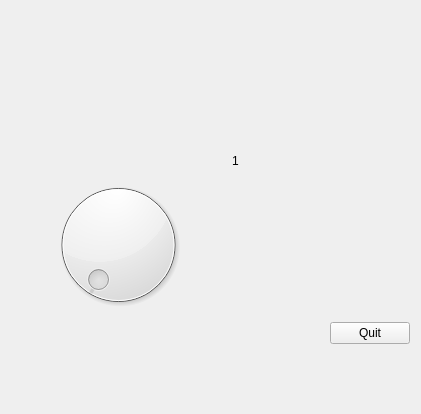
<?xml version="1.0" encoding="UTF-8"?>
<ui version="4.0">
 <class>Widget</class>
 <widget class="QWidget" name="Widget">
  <property name="geometry">
   <rect>
    <x>0</x>
    <y>0</y>
    <width>421</width>
    <height>414</height>
   </rect>
  </property>
  <property name="windowTitle">
   <string>Widget</string>
  </property>
  <layout class="QGridLayout" name="gridLayout" rowstretch="1,0,1,0" columnstretch="3,0,1,0">
   <property name="bottomMargin">
    <number>70</number>
   </property>
   <item row="1" column="1">
    <widget class="QLabel" name="labelNum">
     <property name="enabled">
      <bool>true</bool>
     </property>
     <property name="styleSheet">
      <string notr="true"/>
     </property>
     <property name="text">
      <string>1</string>
     </property>
    </widget>
   </item>
   <item row="2" column="0">
    <widget class="QDial" name="dial">
     <property name="styleSheet">
      <string notr="true">margin-left:40px</string>
     </property>
    </widget>
   </item>
   <item row="3" column="3">
    <widget class="QPushButton" name="pushButton">
     <property name="text">
      <string>Quit</string>
     </property>
    </widget>
   </item>
   <item row="0" column="1">
    <spacer name="verticalSpacer">
     <property name="orientation">
      <enum>Qt::Vertical</enum>
     </property>
     <property name="sizeHint" stdset="0">
      <size>
       <width>20</width>
       <height>40</height>
      </size>
     </property>
    </spacer>
   </item>
  </layout>
 </widget>
 <resources/>
 <connections>
  <connection>
   <sender>pushButton</sender>
   <signal>clicked()</signal>
   <receiver>Widget</receiver>
   <slot>close()</slot>
   <hints>
    <hint type="sourcelabel">
     <x>468</x>
     <y>389</y>
    </hint>
    <hint type="destinationlabel">
     <x>458</x>
     <y>310</y>
    </hint>
   </hints>
  </connection>
  <connection>
   <sender>dial</sender>
   <signal>valueChanged(int)</signal>
   <receiver>labelNum</receiver>
   <slot>show()</slot>
   <hints>
    <hint type="sourcelabel">
     <x>197</x>
     <y>261</y>
    </hint>
    <hint type="destinationlabel">
     <x>328</x>
     <y>149</y>
    </hint>
   </hints>
  </connection>
  <connection>
   <sender>dial</sender>
   <signal>valueChanged(int)</signal>
   <receiver>labelNum</receiver>
   <slot>setNum(int)</slot>
   <hints>
    <hint type="sourcelabel">
     <x>155</x>
     <y>252</y>
    </hint>
    <hint type="destinationlabel">
     <x>340</x>
     <y>154</y>
    </hint>
   </hints>
  </connection>
  <connection>
   <sender>dial</sender>
   <signal>sliderReleased()</signal>
   <receiver>labelNum</receiver>
   <slot>hide()</slot>
   <hints>
    <hint type="sourcelabel">
     <x>166</x>
     <y>222</y>
    </hint>
    <hint type="destinationlabel">
     <x>356</x>
     <y>150</y>
    </hint>
   </hints>
  </connection>
 </connections>
</ui>
